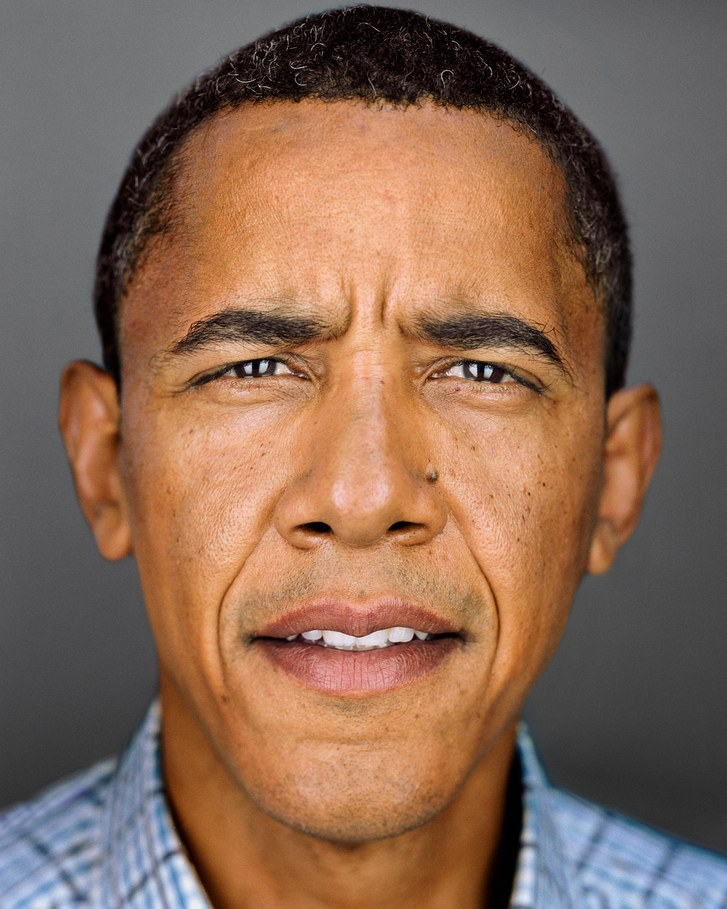
#> input picture data/obama.jpg, 727 x 909 px
$ python face_mask.py --image ../data/obama.jpg
#> lines starting #> are read from the running program, lines starting #| are printed output that depends on the picture; after the words box and inside, x2 and y2 are one past the last pixel; in counts of white or black regions, pixels touching at a corner belong together
#> further down, img is the input picture: shape (909, 727, 3); mean B, G, R 86.3, 105, 135.7
#!/usr/bin/env python3
"""
Face mask utility - ELLIPSE VERSION

Key fixes:
1. Uses ellipse instead of rectangle (follows head shape)
2. Stronger feather (~6% of image) to hide edges
3. Returns empty mask when no face (keeps original)
"""

import numpy as np
import cv2


FACE_CASCADE_PATH = cv2.data.haarcascades + "haarcascade_frontalface_default.xml"


def create_face_mask_opencv(
    image_bgr: np.ndarray,
    with_neck: bool = True,
    dilation: int = 20
) -> np.ndarray:
    """
    Create soft face+neck mask (ellipse-shaped, feathered).

    Returns:
        mask: [H, W] uint8 mask (0-255), NOT binary - already feathered
    """
#> called with with_neck = True, dilation = 20
    h, w = image_bgr.shape[:2]
#> h = 909; w = 727
    mask = np.zeros((h, w), dtype=np.uint8)

    gray = cv2.cvtColor(image_bgr, cv2.COLOR_BGR2GRAY)
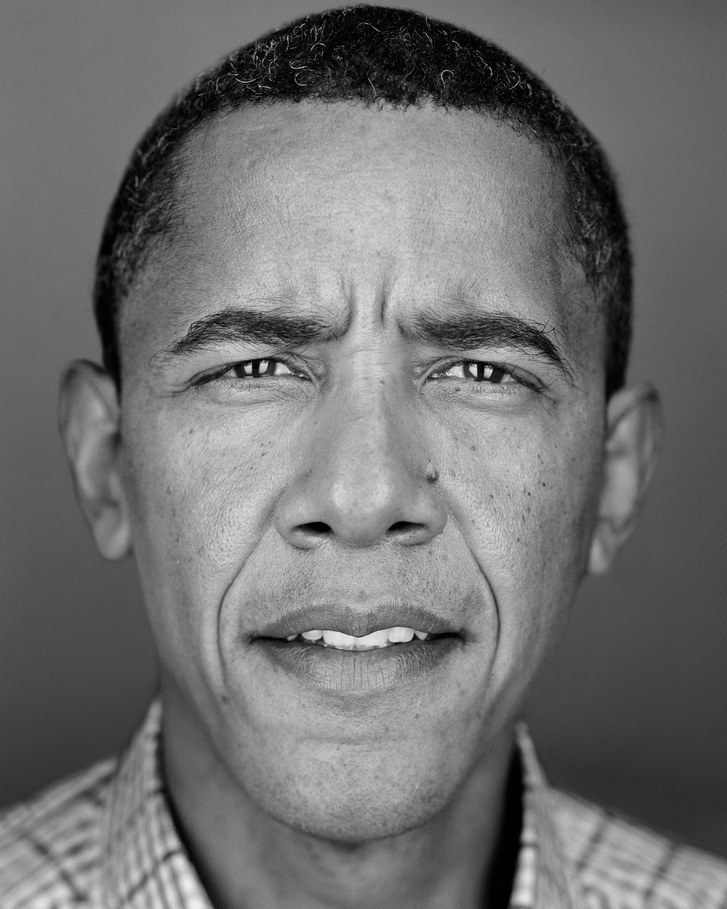
#> gray: shape (909, 727); min 0, max 249, mean 112.1
    face_cascade = cv2.CascadeClassifier(FACE_CASCADE_PATH)

    if face_cascade.empty():
        print("[Warning] Could not load face cascade")
        return np.ones((h, w), dtype=np.uint8) * 255

    faces = face_cascade.detectMultiScale(
        gray, scaleFactor=1.1, minNeighbors=5, minSize=(60, 60)
    )
#> faces = [[100, 162, 532, 532]]

    if len(faces) == 0:
        print("[Warning] No face detected - returning empty mask")
        return mask  # Empty = keep original

    print(f"[Face] Detected {len(faces)} face(s)")
#| [Face] Detected 1 face(s)

    for (x, y, fw, fh) in faces:
        # Ellipse center: middle of face box, slightly lowered
        cx = x + fw // 2
        cy = y + fh // 2 + int(fh * 0.05)

        # Ellipse axes: wider than face box
        ax = int(fw * 0.60)
        ay = int(fh * 0.80)

        cv2.ellipse(
            mask,
            center=(cx, cy),
            axes=(ax, ay),
            angle=0,
            startAngle=0,
            endAngle=360,
            color=255,
            thickness=-1,
        )
#> this loop made 1 pass
#> (x, y, fw, fh, cx, cy, ax, ay) on pass 1: (100, 162, 532, 532, 366, 454, 319, 425)
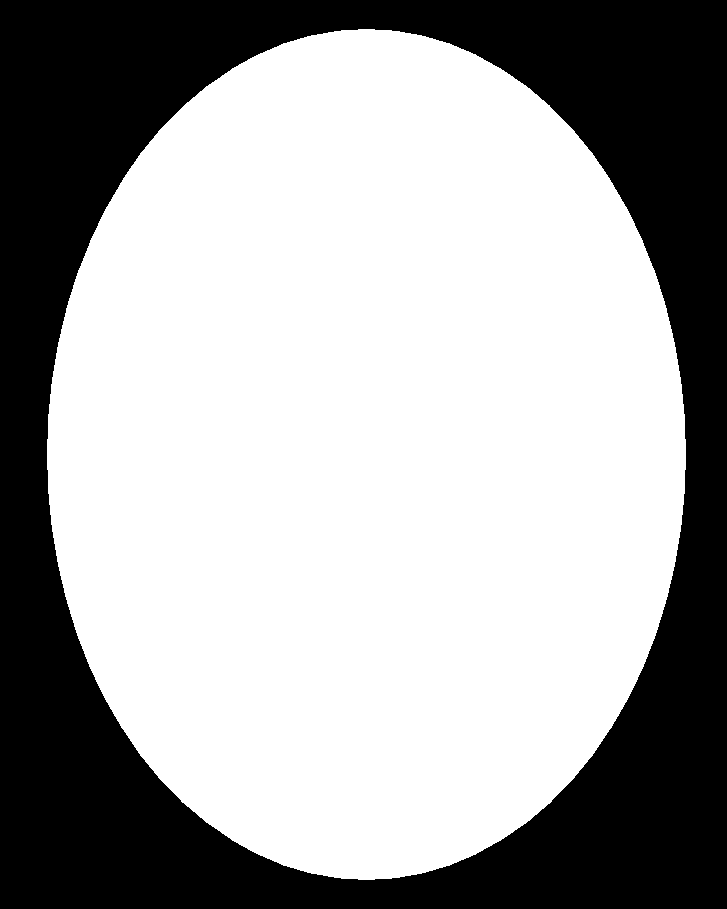
#> mask: shape (909, 727); 64.6% white; 1 black region, box (x1, y1, x2, y2) and area: (0, 0, 727, 909) 234229

    # Neck: ellipse below face
    if with_neck and len(faces) > 0:
        face_bottom = max(y + fh for (x, y, fw, fh) in faces)
#> face_bottom = 694
        x_any, _, fw_any, _ = max(faces, key=lambda f: f[2] * f[3])
#> x_any = 100; fw_any = 532
        face_center_x = x_any + fw_any // 2
#> face_center_x = 366

        neck_cy = face_bottom + int(h * 0.06)
#> neck_cy = 748
        neck_ax = int(fw_any * 0.35)
#> neck_ax = 186
        neck_ay = int(h * 0.09)
#> neck_ay = 81

        if neck_cy - neck_ay < h:
            cv2.ellipse(
                mask,
                center=(face_center_x, neck_cy),
                axes=(neck_ax, neck_ay),
                angle=0, startAngle=0, endAngle=360,
                color=255, thickness=-1,
            )

    # Dilation
    if dilation > 0:
        kernel = cv2.getStructuringElement(cv2.MORPH_ELLIPSE, (dilation, dilation))
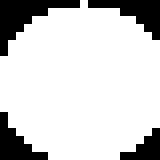
#> kernel: shape (20, 20) (shown 8 times larger); values 0 (black) and 1 (white), 81.2% white; 4 black regions (2 under 20 px), largest, box (x1, y1, x2, y2) and area: (0, 0, 10, 7) 27, (11, 0, 20, 5) 20
        mask = cv2.dilate(mask, kernel, iterations=1)
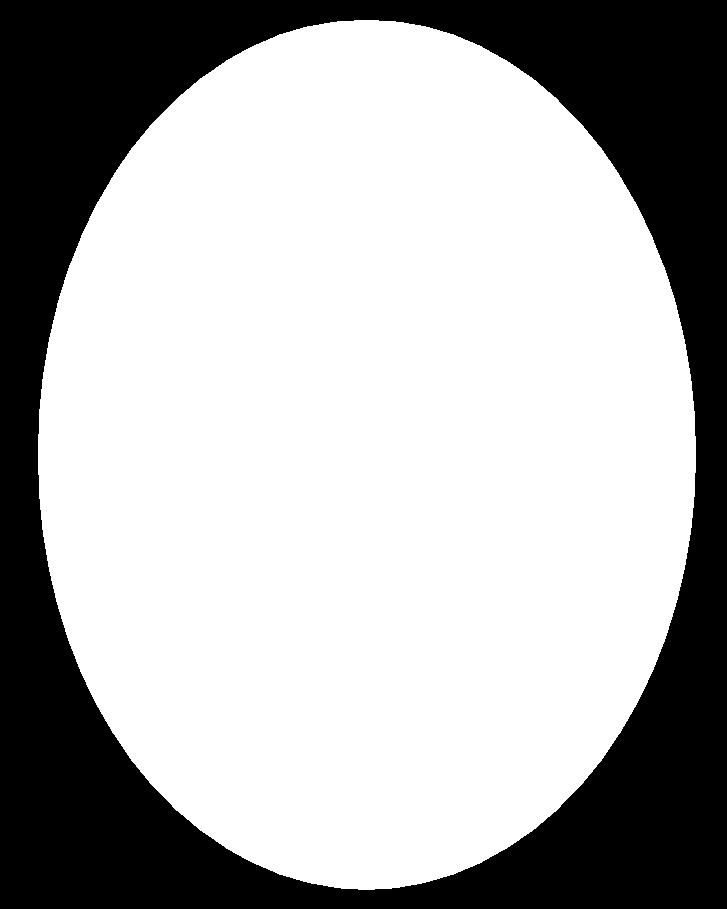
#> mask: shape (909, 727); 68.2% white; 1 black region, box (x1, y1, x2, y2) and area: (0, 0, 727, 909) 210390

    # STRONG feather - ~6% of image
    k = max(41, (min(h, w) // 18) | 1)
#> k = 41
    mask = cv2.GaussianBlur(mask, (k, k), 0)
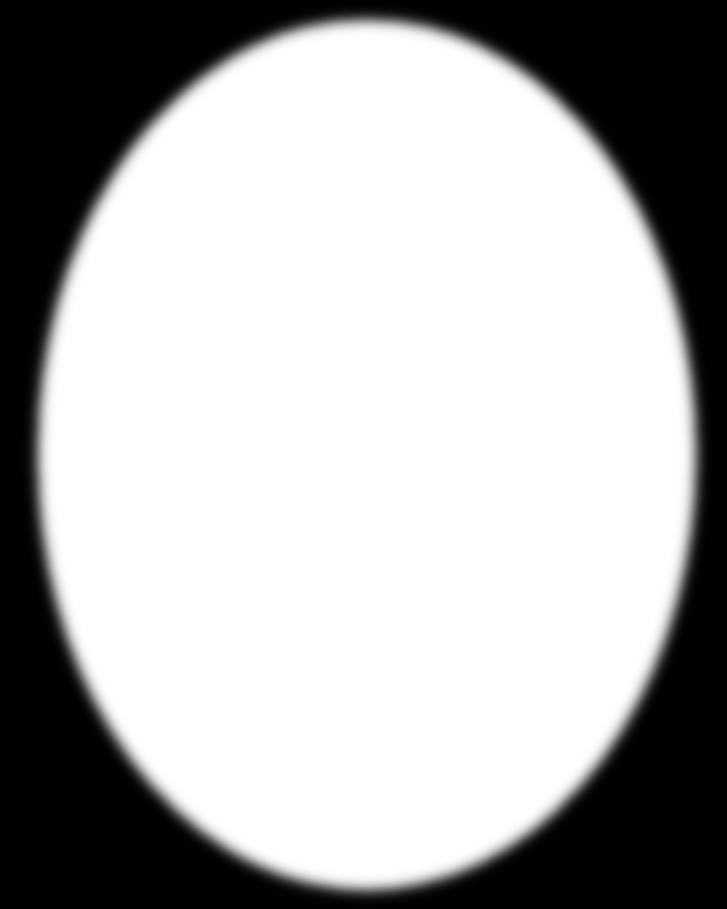
#> mask: shape (909, 727); min 0, max 255, mean 173.8

    return mask


# Alias for compatibility
create_skin_mask = create_face_mask_opencv


if __name__ == "__main__":
    import argparse
    parser = argparse.ArgumentParser()
    parser.add_argument("--image", required=True)
    parser.add_argument("--output", default="mask_visualization.png")
    args = parser.parse_args()

    img = cv2.imread(args.image)
    mask = create_face_mask_opencv(img)
    cv2.imwrite(args.output, mask)
    print(f"Saved {args.output}")
